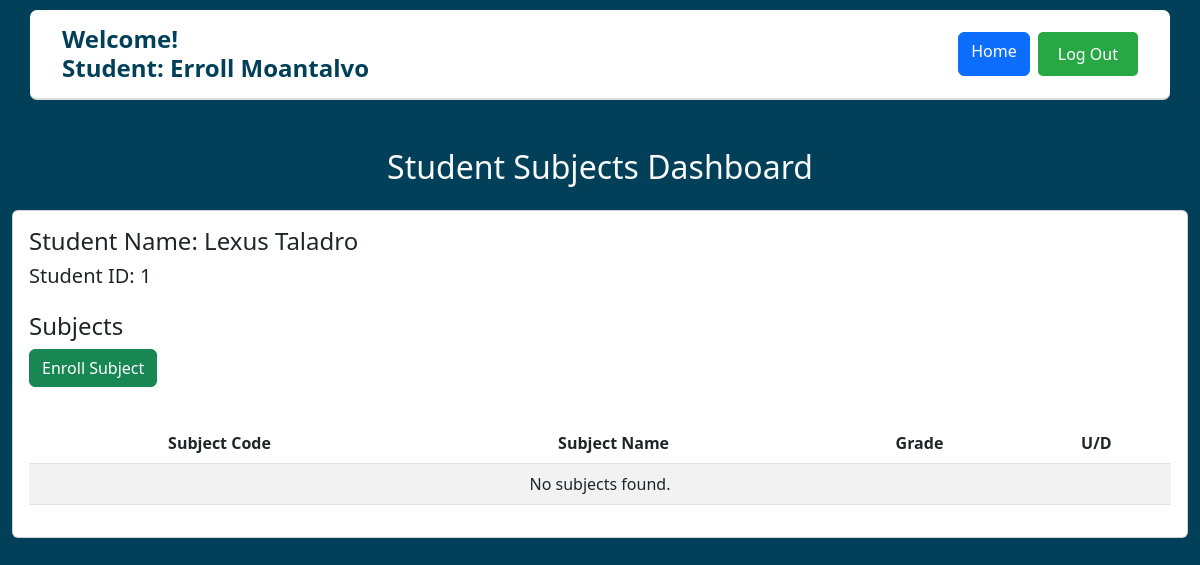
The page /subjects_tab.php?user_id=1 (signed in) on the database as committed earlier.
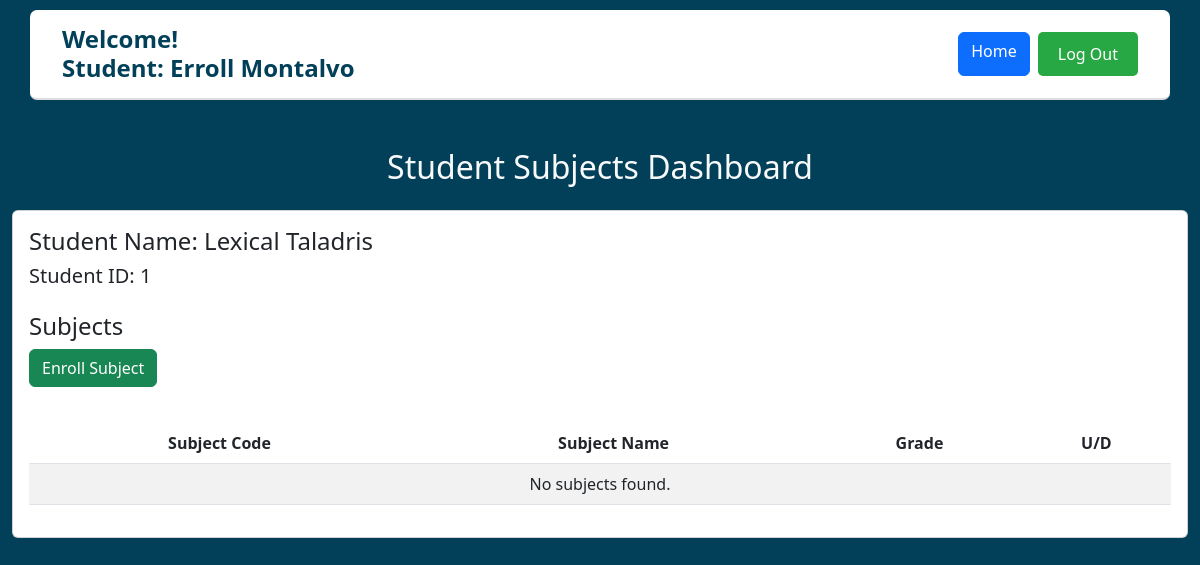
The same page on the database as committed later.
### tables this page shows
CREATE TABLE `users` (
  `user_id` int(5) NOT NULL,
  `first_name` varchar(250) NOT NULL,
  `last_name` varchar(250) NOT NULL,
  `mobile_number` varchar(11) NOT NULL,
  `email` varchar(100) NOT NULL,
  `password` varchar(100) NOT NULL,
  `role` enum('Admin','Student') NOT NULL
);

### subjects_tab.php (the view, shortened to what the changed rows need)
<?php
include ('base.php');
$user_id = $_GET['user_id'];
$query = "SELECT user_id, first_name, mobile_number, last_name, email, password FROM users where user_id=$user_id";
$studentresult = $conn->query($query);
?>
<body style="background-color: #024059;">
    <div class="container mt-5">
        <h2 class="text-center text-light">Student Subjects Dashboard</h2>
        <div class="card mt-4">
            <div class="card-body">
                <h4>Student Name: <span id="studentName"><?php
                    $studentrow = $studentresult->fetch_assoc();
                    echo $studentrow['first_name'] . " " . $studentrow['last_name'];
                ?></span></h4>
                <h5>Student ID: <span id="studentID"><?php
                    echo $studentrow['user_id'];
                ?></span></h5>
                <table class="table table-striped text-center">
                    <thead>
                        <tr>
                            <th>Subject Code</th>
                            <th>Subject Name</th>
                            <th>Grade</th>
                            <th>U/D</th>
                        </tr>
                    </thead>
                </table>
            </div>
        </div>
    </div>
</body>
</html>

### base.php (shortened to what the changed rows need)
<?php
$user_first = $_SESSION['first_name'];
$user_last = $_SESSION['last_name'];
$user_role = $_SESSION['role'];
?>
<!DOCTYPE html>
<html lang="en">
<head>
    <link href="https://cdn.jsdelivr.net/npm/bootstrap@5.3.0/dist/css/bootstrap.min.css" rel="stylesheet">
    <link rel="stylesheet" href="bootstrap/css/dashboard.css">
</head>
<body style="background-color: #024059;">
    <nav class="navbar navbar-expand-lg">
    <div class="container">
        <a class="navbar-brand" href="#">
            <h1>Welcome!</h1>
            <h1><?php echo htmlspecialchars($user_role) . ":"; ?> <?php echo htmlspecialchars($user_first); ?> <?php echo htmlspecialchars($user_last); ?></h1>
        </a>
    </div>
</nav>
</body>

Rows that differ between the two databases and show on the page:
changed users id 1: first_name "Lexus" → "Lexical"; last_name "Taladro" → "Taladris"
Other text that changed with them:
$user_last: "Moantalvo" → "Montalvo"
